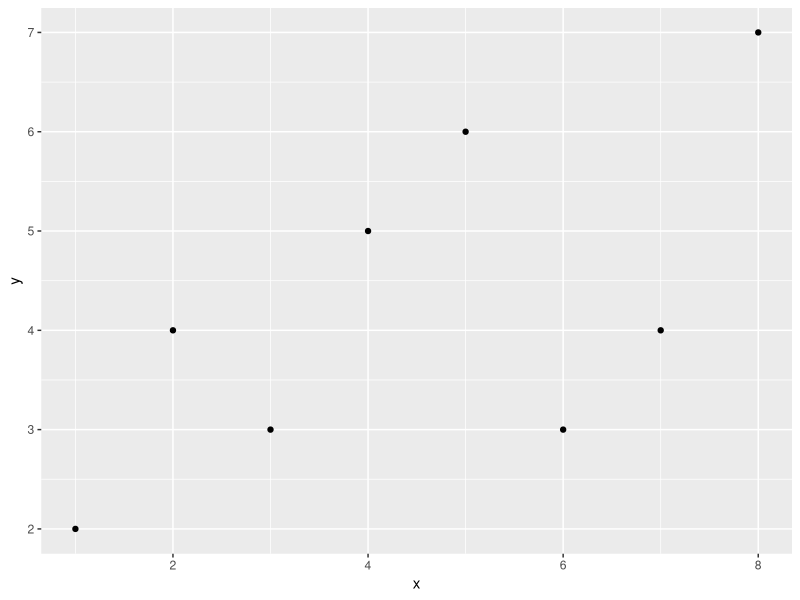

Generate this figure with R: (Note: this script raises an error after producing the figure.)
#!/usr/bin/env Rscript
#
# 生成 tests/fixtures/plot_gtable_r_reference.json —— `plot_gtable()`（SIL-999）
# 与 ggplot2 4.0.3 `ggplotGrob()` 的结构对拍参考值。
#
#   pixi run -e refs refs:plot-gtable
#
# 参考值分两部分：
#   1. 结构：行列数 + 每条 layout 记录的 (name, t, l, b, r)；
#   2. 单位向量：`widths` / `heights` 的 `as.character()`。测试只解析其中**可静态
#      求值**的元素（`5.5points` / `0.350502602739725cm` / `0cm` …），跳过
#      `1grobwidth` / `1grobheight` / `sum(...)` / `1null` —— 前三个要设备度量，
#      最后一个由 gtable 按面板比例分配，两边各算各的。
#
# 为什么不用设备测量：整页表的 null 单位是给多图合并用的权重，解析值取决于页面
# 尺寸；真正要对拍的是「哪些行列、多宽多高、叫什么名字」。

suppressPackageStartupMessages({
  library(ggplot2)
  library(grid)
})

# 不开默认绘图设备：否则 `ggplotGrob()` 会在 CWD 留下 Rplots.pdf。
invisible(pdf(NULL))

out_path <- "tests/fixtures/plot_gtable_r_reference.json"

# ---------------------------------------------------------------------------
# 极简 JSON 输出（与 tools/refs/gtable_ref.R 同一份）
# ---------------------------------------------------------------------------

json_escape <- function(text) {
  text <- gsub("\\", "\\\\", text, fixed = TRUE)
  text <- gsub("\"", "\\\"", text, fixed = TRUE)
  text <- gsub("\n", "\\n", text, fixed = TRUE)
  text <- gsub("\t", "\\t", text, fixed = TRUE)
  paste0("\"", text, "\"")
}

fmt_num <- function(value) {
  if (!is.finite(value)) stop("non-finite number in fixture: ", value)
  sprintf("%.17g", value)
}

to_json <- function(x, indent = 0L) {
  pad <- strrep("  ", indent)
  pad2 <- strrep("  ", indent + 1L)
  if (is.null(x)) return("null")
  if (is.logical(x) && length(x) == 1L) {
    if (is.na(x)) return("null")
    return(if (isTRUE(x)) "true" else "false")
  }
  if (is.numeric(x) && length(x) == 1L) return(fmt_num(x))
  if (is.character(x) && length(x) == 1L) return(json_escape(x))
  if (is.list(x)) {
    nm <- names(x)
    if (!is.null(nm)) {
      if (length(x) == 0L) return("{}")
      items <- vapply(seq_along(x), function(i) {
        paste0(pad2, json_escape(nm[[i]]), ": ", to_json(x[[i]], indent + 1L))
      }, character(1))
      return(paste0("{\n", paste(items, collapse = ",\n"), "\n", pad, "}"))
    }
    if (length(x) == 0L) return("[]")
    items <- vapply(x, function(el) paste0(pad2, to_json(el, indent + 1L)), character(1))
    return(paste0("[\n", paste(items, collapse = ",\n"), "\n", pad, "]"))
  }
  if (length(x) == 0L) return("[]")
  items <- vapply(seq_along(x), function(i) {
    paste0(pad2, to_json(x[[i]], indent + 1L))
  }, character(1))
  paste0("[\n", paste(items, collapse = ",\n"), "\n", pad, "]")
}

# ---------------------------------------------------------------------------
# 采集
# ---------------------------------------------------------------------------

measure_case <- function(name, plot) {
  grob <- ggplotGrob(plot)
  lay <- grob$layout
  placements <- lapply(seq_len(nrow(lay)), function(i) {
    list(
      name = lay$name[i],
      t = as.integer(lay$t[i]),
      l = as.integer(lay$l[i]),
      b = as.integer(lay$b[i]),
      r = as.integer(lay$r[i])
    )
  })
  list(
    name = name,
    nrow = as.integer(nrow(grob)),
    ncol = as.integer(ncol(grob)),
    respect = isTRUE(grob$respect),
    widths = vapply(as.character(grob$widths), identity, character(1), USE.NAMES = FALSE),
    heights = vapply(as.character(grob$heights), identity, character(1), USE.NAMES = FALSE),
    layout = placements
  )
}

data <- data.frame(
  x = c(1, 2, 3, 4, 5, 6, 7, 8),
  y = c(2, 4, 3, 5, 6, 3, 4, 7),
  g = factor(c("a", "b", "a", "b", "a", "b", "a", "b"), levels = c("a", "b")),
  h = factor(c("u", "u", "u", "u", "v", "v", "v", "v"), levels = c("u", "v")),
  four = factor(c("p", "q", "r", "s", "p", "q", "r", "s"),
                levels = c("p", "q", "r", "s"))
)

base <- ggplot(data, aes(x, y)) + geom_point()

cases <- list(
  measure_case("plain", base + labs(x = "XX", y = "YY")),
  measure_case(
    "titled",
    base + labs(title = "TT", subtitle = "SS", caption = "CC", tag = "A", x = "XX", y = "YY")
  ),
  measure_case(
    "legend",
    ggplot(data, aes(x, y, colour = g)) + geom_point() + labs(title = "TT", x = "XX", y = "YY")
  ),
  measure_case("facet_wrap", base + facet_wrap(~g)),
  measure_case("facet_grid", base + facet_grid(g ~ .)),
  measure_case("coord_fixed", base + coord_fixed(ratio = 2)),
  # SIL-999 审计补的 4 个 shape：多行 / 多列分面的展开规则与 R 对拍。
  measure_case("wrap_ncol1", base + facet_wrap(~g, ncol = 1)),
  measure_case("wrap_2x2", base + facet_wrap(~four)),
  measure_case("grid_1x2", base + facet_grid(. ~ g)),
  measure_case("grid_2x2", base + facet_grid(h ~ g)),
  # `plot.title.position = "plot"`：title / subtitle 的跨列范围。
  measure_case(
    "title_plot_position",
    ggplot(data, aes(x, y, colour = g)) +
      geom_point() +
      labs(title = "TT", subtitle = "SS", x = "XX", y = "YY") +
      theme(plot.title.position = "plot")
  )
)

doc <- list(
  generator = "tools/refs/plot_gtable_ref.R",
  ggplot2 = as.character(packageVersion("ggplot2")),
  size_in = c(7, 7),
  cases = cases
)

writeLines(paste0(to_json(doc), "\n"), out_path)
cat("wrote", out_path, "with", length(cases), "cases\n")
